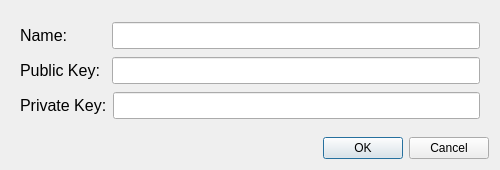
<?xml version="1.0" encoding="UTF-8"?>
<ui version="4.0">
 <class>AccDialog</class>
 <widget class="QDialog" name="AccDialog">
  <property name="geometry">
   <rect>
    <x>0</x>
    <y>0</y>
    <width>500</width>
    <height>170</height>
   </rect>
  </property>
  <property name="windowTitle">
   <string>Dialog</string>
  </property>
  <layout class="QVBoxLayout" name="verticalLayout_2">
   <item>
    <widget class="QFrame" name="frame">
     <property name="minimumSize">
      <size>
       <width>0</width>
       <height>115</height>
      </size>
     </property>
     <property name="font">
      <font>
       <pointsize>12</pointsize>
      </font>
     </property>
     <property name="frameShape">
      <enum>QFrame::NoFrame</enum>
     </property>
     <property name="frameShadow">
      <enum>QFrame::Raised</enum>
     </property>
     <layout class="QVBoxLayout" name="verticalLayout">
      <item>
       <layout class="QHBoxLayout" name="horizontalLayout">
        <item>
         <widget class="QLabel" name="label">
          <property name="minimumSize">
           <size>
            <width>86</width>
            <height>25</height>
           </size>
          </property>
          <property name="text">
           <string>Name:</string>
          </property>
         </widget>
        </item>
        <item>
         <widget class="QLineEdit" name="name_lineEdit"/>
        </item>
       </layout>
      </item>
      <item>
       <layout class="QHBoxLayout" name="horizontalLayout_2">
        <item>
         <widget class="QLabel" name="label_2">
          <property name="minimumSize">
           <size>
            <width>86</width>
            <height>25</height>
           </size>
          </property>
          <property name="text">
           <string>Public Key:</string>
          </property>
         </widget>
        </item>
        <item>
         <widget class="QLineEdit" name="pubkey_lineEdit"/>
        </item>
       </layout>
      </item>
      <item>
       <layout class="QHBoxLayout" name="horizontalLayout_3">
        <item>
         <widget class="QLabel" name="label_3">
          <property name="minimumSize">
           <size>
            <width>0</width>
            <height>25</height>
           </size>
          </property>
          <property name="text">
           <string>Private Key:</string>
          </property>
         </widget>
        </item>
        <item>
         <widget class="QLineEdit" name="privkey_lineEdit"/>
        </item>
       </layout>
      </item>
     </layout>
    </widget>
   </item>
   <item>
    <widget class="QDialogButtonBox" name="buttonBox">
     <property name="orientation">
      <enum>Qt::Horizontal</enum>
     </property>
     <property name="standardButtons">
      <set>QDialogButtonBox::Cancel|QDialogButtonBox::Ok</set>
     </property>
    </widget>
   </item>
  </layout>
 </widget>
 <resources/>
 <connections>
  <connection>
   <sender>buttonBox</sender>
   <signal>accepted()</signal>
   <receiver>AccDialog</receiver>
   <slot>accept()</slot>
   <hints>
    <hint type="sourcelabel">
     <x>248</x>
     <y>254</y>
    </hint>
    <hint type="destinationlabel">
     <x>157</x>
     <y>274</y>
    </hint>
   </hints>
  </connection>
  <connection>
   <sender>buttonBox</sender>
   <signal>rejected()</signal>
   <receiver>AccDialog</receiver>
   <slot>reject()</slot>
   <hints>
    <hint type="sourcelabel">
     <x>316</x>
     <y>260</y>
    </hint>
    <hint type="destinationlabel">
     <x>286</x>
     <y>274</y>
    </hint>
   </hints>
  </connection>
 </connections>
</ui>
